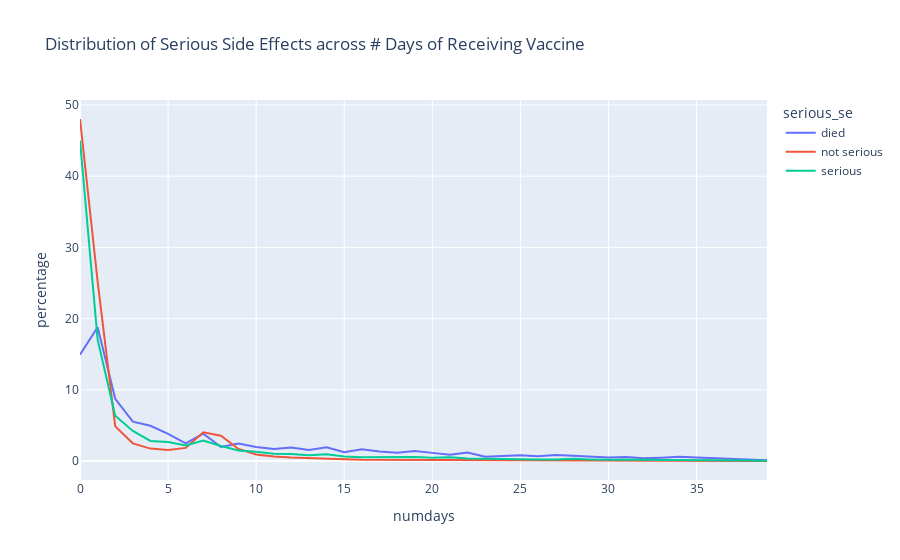

Notebook code cell kept with this figure:
### Markdown cell above
Unknown manufacturers has the highest rate of serious side effects however the number of doses administered is so small it is negligible. Of the main Covid-19 vaccines, J&J has both the lowest rate of serious side effects and the least amount of doses administered with 25,027 doses. Moderna has the most vaccines administered with 44,972 doses but has a lower rate of serious side effects compared to Pfizer. In order of vaccine releases, the later the vaccine was released, the lower the percentage of serious side effects.

### Code cell
df_dens = data[data["numdays"] < 200].groupby([ "serious_se", "numdays"]).size().reset_index()
df_dens["percentage"] = data[data["numdays"] < 200].groupby(["serious_se", "numdays"]).size().groupby(level = 0).apply(lambda x: round(100 * x / float(x.sum()), 2)).values
#df_dens.columns = ["# Days", "Side Effect", "Count"]
px.line(df_dens[df_dens["numdays"] < 40], x = "numdays", y = "percentage", color = "serious_se", title = "Distribution of Serious Side Effects across # Days of Receiving Vaccine")

### Figure 1 — Plotly figure (JSON) as saved in the notebook; plotly's stock layout.template omitted (floating-point values rounded to 4 significant figures)
{"data": [{"hovertemplate": "serious_se=died<br>numdays=%{x}<br>percentage=%{y}<extra></extra>", "legendgroup": "died", "line": {"color": "#636efa", "dash": "solid"}, "mode": "lines", "name": "died", "orientation": "v", "showlegend": true, "type": "scatter", "x": [0, 1, 2, 3, 4, 5, 6, 7, 8, 9, 10, 11, 12, 13, 14, 15, 16, 17, 18, 19, 20, 21, 22, 23, 24, 25, 26, 27, 28, 29, 30, 31, 32, 33, 34, 35, 36, 37, 38, 39], "xaxis": "x", "y": [14.95, 18.8, 8.75, 5.54, 4.96, 3.82, 2.48, 3.85, 1.97, 2.45, 1.97, 1.69, 1.91, 1.56, 1.94, 1.24, 1.65, 1.34, 1.18, 1.43, 1.15, 0.89, 1.21, 0.6, 0.7, 0.83, 0.67, 0.86, 0.76, 0.67, 0.51, 0.57, 0.38, 0.48, 0.6, 0.51, 0.41, 0.35, 0.29, 0.1], "yaxis": "y"}, {"hovertemplate": "serious_se=not serious<br>numdays=%{x}<br>percentage=%{y}<extra></extra>", "legendgroup": "not serious", "line": {"color": "#EF553B", "dash": "solid"}, "mode": "lines", "name": "not serious", "orientation": "v", "showlegend": true, "type": "scatter", "x": [0, 1, 2, 3, 4, 5, 6, 7, 8, 9, 10, 11, 12, 13, 14, 15, 16, 17, 18, 19, 20, 21, 22, 23, 24, 25, 26, 27, 28, 29, 30, 31, 32, 33, 34, 35, 36, 37, 38, 39], "xaxis": "x", "y": [48.03, 25.23, 4.87, 2.49, 1.75, 1.55, 1.85, 4.04, 3.56, 1.7, 0.93, 0.64, 0.5, 0.43, 0.42, 0.25, 0.17, 0.16, 0.15, 0.15, 0.11, 0.14, 0.1, 0.07, 0.05, 0.05, 0.05, 0.06, 0.11, 0.07, 0.04, 0.07, 0.05, 0.01, 0.02, 0.02, 0.02, 0.01, 0.01, 0.02], "yaxis": "y"}, {"hovertemplate": "serious_se=serious<br>numdays=%{x}<br>percentage=%{y}<extra></extra>", "legendgroup": "serious", "line": {"color": "#00cc96", "dash": "solid"}, "mode": "lines", "name": "serious", "orientation": "v", "showlegend": true, "type": "scatter", "x": [0, 1, 2, 3, 4, 5, 6, 7, 8, 9, 10, 11, 12, 13, 14, 15, 16, 17, 18, 19, 20, 21, 22, 23, 24, 25, 26, 27, 28, 29, 30, 31, 32, 33, 34, 35, 36, 37, 38, 39], "xaxis": "x", "y": [45, 17.05, 6.36, 4.23, 2.82, 2.67, 2.2, 2.88, 2.12, 1.5, 1.3, 1.02, 1.01, 0.81, 0.97, 0.65, 0.53, 0.54, 0.58, 0.58, 0.47, 0.55, 0.35, 0.3, 0.33, 0.23, 0.22, 0.23, 0.32, 0.23, 0.17, 0.22, 0.14, 0.15, 0.14, 0.15, 0.11, 0.1, 0.09, 0.06], "yaxis": "y"}], "layout": {"legend": {"title": {"text": "serious_se"}, "tracegroupgap": 0}, "title": {"text": "Distribution of Serious Side Effects across # Days of Receiving Vaccine"}, "xaxis": {"anchor": "y", "domain": [0, 1], "title": {"text": "numdays"}}, "yaxis": {"anchor": "x", "domain": [0, 1], "title": {"text": "percentage"}}}}
